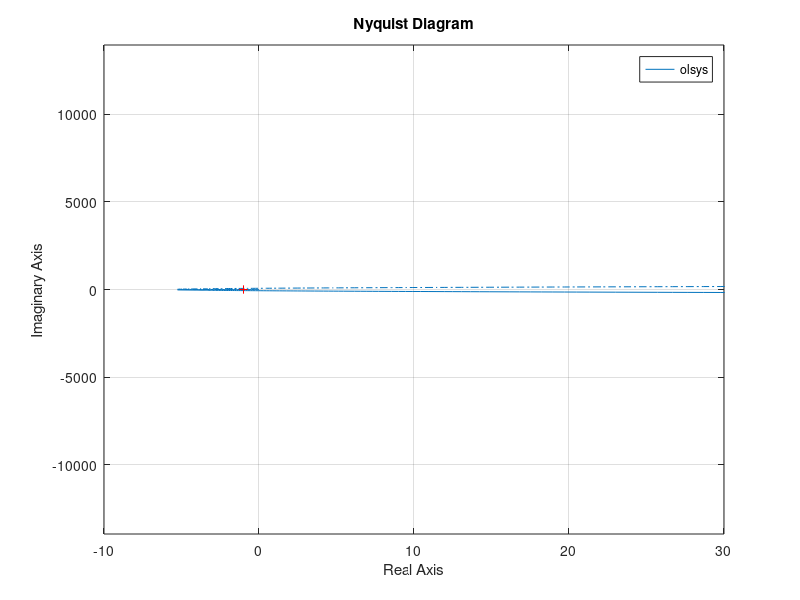
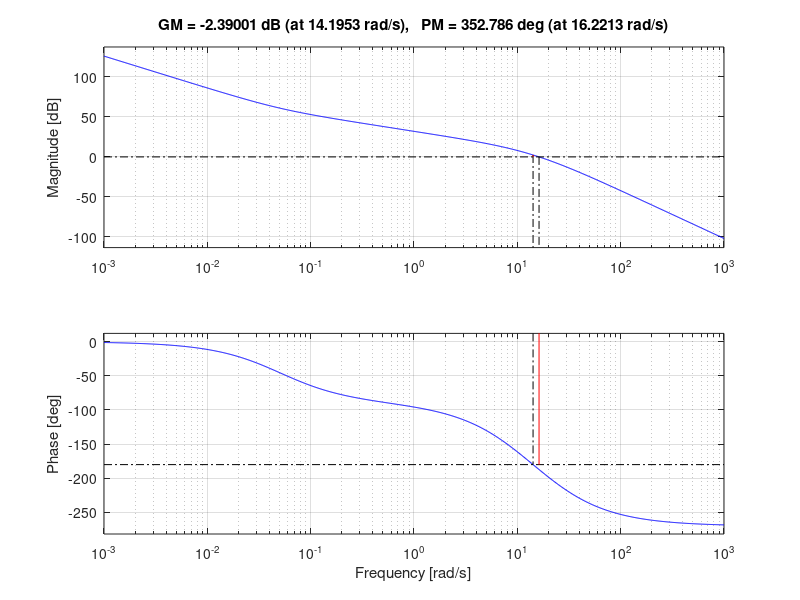
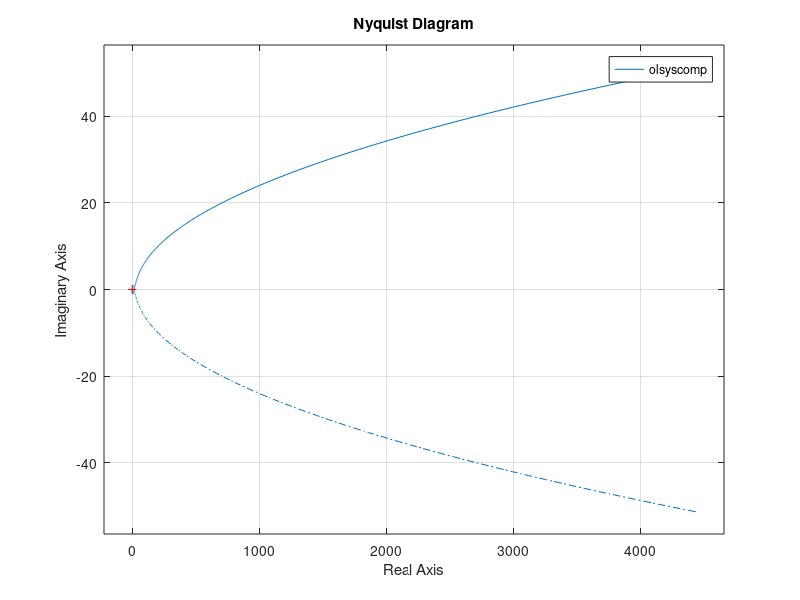
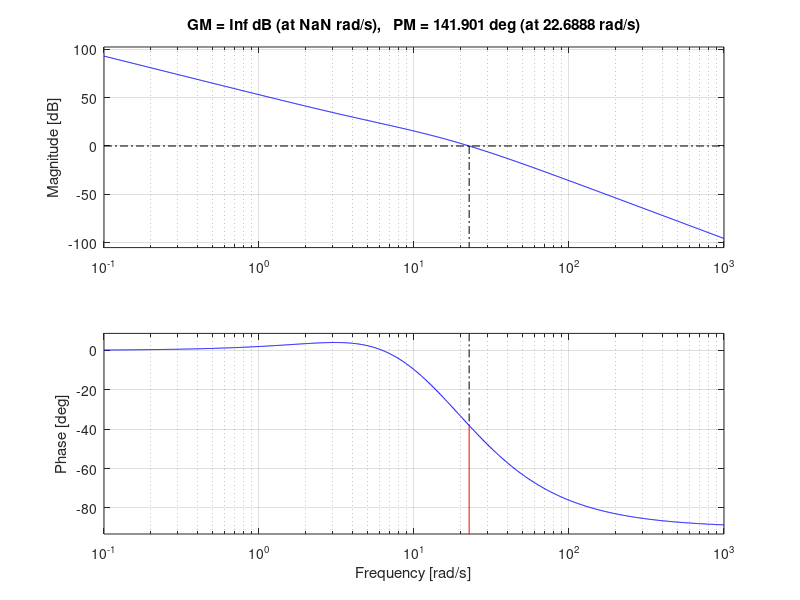

MATLAB code for these plots, in order: (Note: this script raises an error after producing the figures.)
clear all;
clc;
%%OLTF (K=2)
gaincomp = 2;
engine = tf(100,[1 10]);
wind = tf(-1,[1 0]);
aircraft = tf(40, [1 20 0]);
 
sys1 = series(gaincomp,engine);
sys2 = parallel(sys1, wind);
olsys = series(sys2, aircraft);
 	
figure(1);clf;
nyquist(olsys)
xlim([-10 30]);
%ylim([-40 40]);
grid on
%%
%find margin
figure(2);clf;
margin(olsys)
 %%
leadcomp = tf([-4.13 -22.07],[1 0]);
sys3 = series(leadcomp,engine);
sys4 = parallel(sys3,wind);
olsyscomp = series(sys4,aircraft);
figure(3);clf;
nyquist(olsyscomp)
figure(4);clf;
margin(olsyscomp);

clsyscomp = feedback(olsyscomp,1);

ltiview(clsyscomp,'r')
%step(clsyscomp,'r',clsyscomp2,'b--')